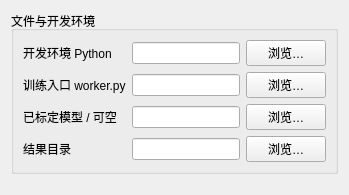
             <widget class="QWidget" name="filesPage">
              <attribute name="title">
               <string>文件与环境</string>
              </attribute>
              <layout class="QVBoxLayout" name="filesPageLayout">
               <item>
                <widget class="QGroupBox" name="pathsGroup">
                 <property name="title">
                  <string>文件与开发环境</string>
                 </property>
                 <layout class="QGridLayout" name="pathsLayout">
                  <item row="0" column="0">
                   <widget class="QLabel" name="pythonPathLabel">
                    <property name="text">
                     <string>开发环境 Python</string>
                    </property>
                   </widget>
                  </item>
                  <item row="0" column="1">
                   <widget class="QLineEdit" name="pythonPath" />
                  </item>
                  <item row="0" column="2">
                   <widget class="QPushButton" name="pythonPathBrowse">
                    <property name="text">
                     <string>浏览…</string>
                    </property>
                    <property name="autoDefault">
                     <bool>false</bool>
                    </property>
                   </widget>
                  </item>
                  <item row="1" column="0">
                   <widget class="QLabel" name="workerPathLabel">
                    <property name="text">
                     <string>训练入口 worker.py</string>
                    </property>
                   </widget>
                  </item>
                  <item row="1" column="1">
                   <widget class="QLineEdit" name="workerPath" />
                  </item>
                  <item row="1" column="2">
                   <widget class="QPushButton" name="workerPathBrowse">
                    <property name="text">
                     <string>浏览…</string>
                    </property>
                    <property name="autoDefault">
                     <bool>false</bool>
                    </property>
                   </widget>
                  </item>
                  <item row="2" column="0">
                   <widget class="QLabel" name="model_pathLabel">
                    <property name="text">
                     <string>已标定模型 / 可空</string>
                    </property>
                   </widget>
                  </item>
                  <item row="2" column="1">
                   <widget class="QLineEdit" name="model_path" />
                  </item>
                  <item row="2" column="2">
                   <widget class="QPushButton" name="model_pathBrowse">
                    <property name="text">
                     <string>浏览…</string>
                    </property>
                    <property name="autoDefault">
                     <bool>false</bool>
                    </property>
                   </widget>
                  </item>
                  <item row="3" column="0">
                   <widget class="QLabel" name="outputPathLabel">
                    <property name="text">
                     <string>结果目录</string>
                    </property>
                   </widget>
                  </item>
                  <item row="3" column="1">
                   <widget class="QLineEdit" name="outputPath" />
                  </item>
                  <item row="3" column="2">
                   <widget class="QPushButton" name="outputPathBrowse">
                    <property name="text">
                     <string>浏览…</string>
                    </property>
                    <property name="autoDefault">
                     <bool>false</bool>
                    </property>
                   </widget>
                  </item>
                 </layout>
                </widget>
               </item>
               <item>
                <spacer name="filesPageSpacer">
                 <property name="orientation">
                  <enum>Qt::Vertical</enum>
                 </property>
                 <property name="sizeType">
                  <enum>QSizePolicy::Expanding</enum>
                 </property>
                 <property name="sizeHint" stdset="0">
                  <size>
                   <width>20</width>
                   <height>10</height>
                  </size>
                 </property>
                </spacer>
               </item>
              </layout>
             </widget>
